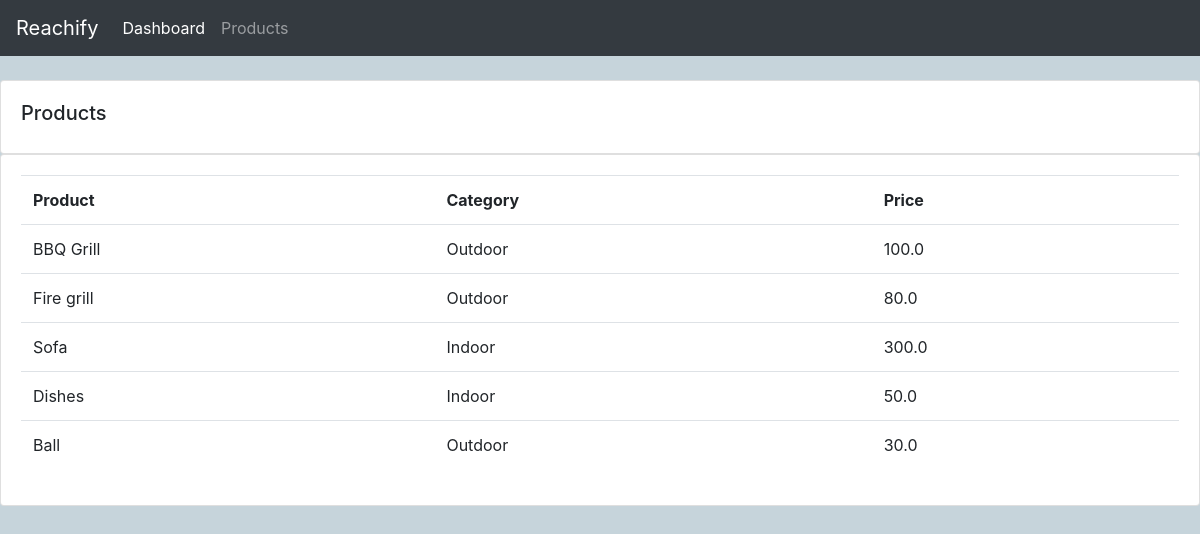
Screenshot of /products/ with the database file from the repository.
### accounts/models.py (models this page shows, shortened)
class Product(models.Model):
    CATEGORY = (
        ('Indoor', 'Indoor'),
        ('Outdoor', 'Outdoor'),
    )
    name = models.CharField(max_length=200, null=True)
    price = models.FloatField(null=True)
    category = models.CharField(max_length=200, null=True, choices = CATEGORY)
    description = models.CharField(max_length=200, null=True)
    data_created = models.DateTimeField(auto_now_add=True, null=True)
    tags = models.ManyToManyField(Tag)

### accounts/views.py (the view)
# urls.py: path("products/", views.products, name='products'),
def products(request):
    products = Product.objects.all()
    return render(request,'products.html', {'products':products})

### accounts/templates/products.html
{%  extends 'main.html' %}
{% block content %}
{% include "navbar.html" %}
		<br>
		<div class="row">
			<div class="col-md">
				<div class="card card-body">
					<h5>Products</h5>
				</div>
				<div class="card card-body">
					<table class="table">
						<tr>
							<th>Product</th>
							<th>Category</th>
							<th>Price</th>
						</tr>
						{% for product in products%}
							<tr>
								<td>{{product.name}}</td>
								<td>{{product.category}}</td>
								<td>{{product.price}}</td>
							</tr>
						{%endfor%}
					</table>
				</div>
			</div>
		</div>
{% endblock content %}

### static/css/main.css (style rules this page uses)
body { background-color:rgb(198, 212, 219) ; }

### rows the page displays
Product: name "BBQ Grill", category "Outdoor", price "100.0"
Product: name "Fire grill", category "Outdoor", price "80.0"
Product: name "Sofa", category "Indoor", price "300.0"
Product: name "Dishes", category "Indoor", price "50.0"
Product: name "Ball", category "Outdoor", price "30.0"
